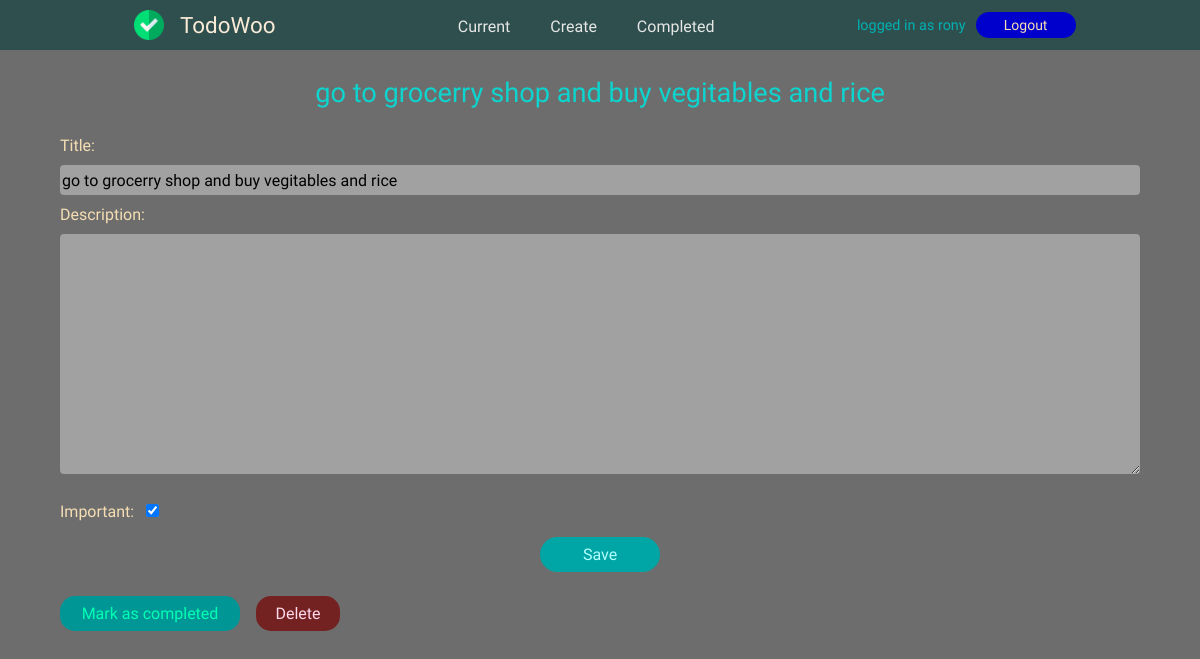
The page /todo/10 (signed in) on the database as committed earlier.
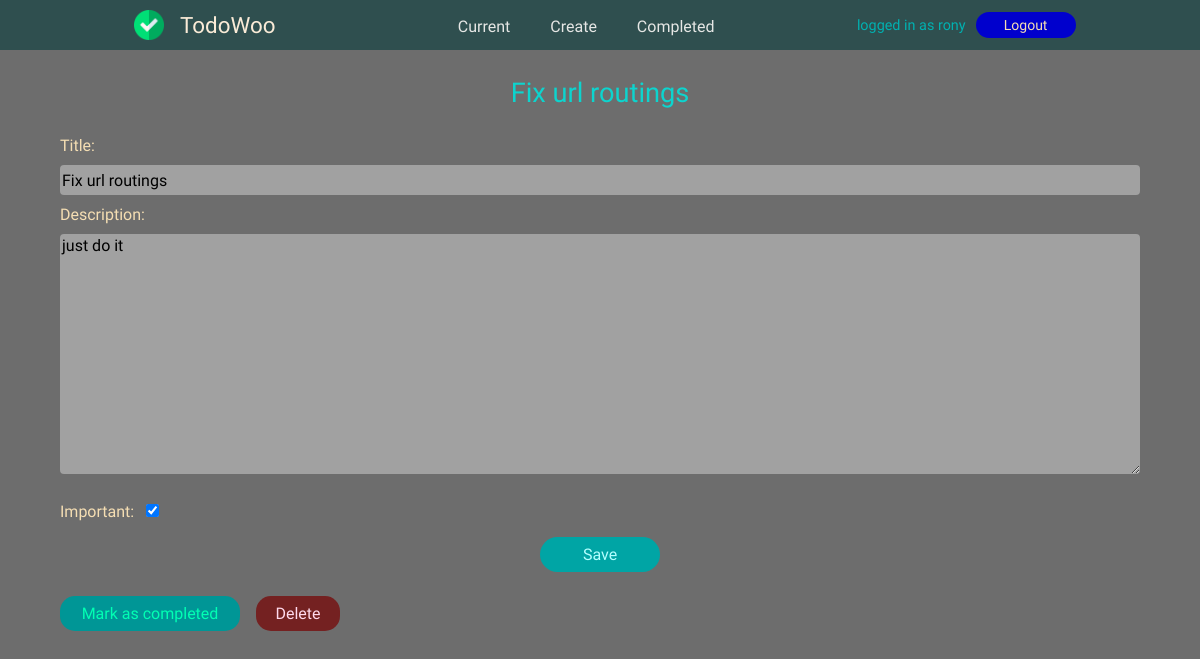
The same page on the database as committed later.
### todo/models.py (models this page shows, shortened)
class Todo(models.Model):
    title = models.CharField(max_length=150)
    description = models.TextField(blank=True)
    important = models.BooleanField()
    date_created = models.DateTimeField(auto_now_add=True)
    date_completed = models.DateTimeField(blank=True, null=True)
    author = models.ForeignKey(User, on_delete=models.CASCADE)

### todo/views.py (the view, shortened to what this page needs)
# urls.py: path('todo/<int:pk>', views.viewtodo, name="viewtodo"),
@login_required
def viewtodo(request, pk):
    todo = get_object_or_404(Todo, pk=pk, author=request.user)
    if request.method == 'GET':
        return render(request, 'todo/viewtodo.html', {'form': Todoform(instance=todo), 'pk': pk, 'todo': todo})

### todo/forms.py
class Todoform(ModelForm):
    class Meta:
        model = Todo
        fields = ['title', 'description', 'important']

### todo/templates/todo/viewtodo.html
{% extends 'todo/base.html' %}
{% block content %}
<div class="container">
    <h3>{{ todo.title }}</h3>
    <form method="POST" action="{% url 'viewtodo' pk %}">{% csrf_token %}
        {{ form.as_p }}
        <input class="savebutton" type="submit" value="Save">
    </form>
    <form method="POST" action="{% url 'completodo' pk %}" style="display: inline;">{% csrf_token %}
        <input class="sidebutton completebutton" type="submit" value="Mark as completed">
    </form>
    <form method="POST" action="{% url 'deletetodo' pk %}" style="display: inline;">{% csrf_token %}
        <input class="sidebutton deletebutton" type="submit" value="Delete" onclick="return confirm('Confirm deletion')">
    </form>
</div>
{% endblock content %}

Rows that differ between the two databases and show on the page:
changed Todo: title "go to grocerry shop and buy vegitables and rice" → "Fix url routings"; description (not shown) → "just do it"
